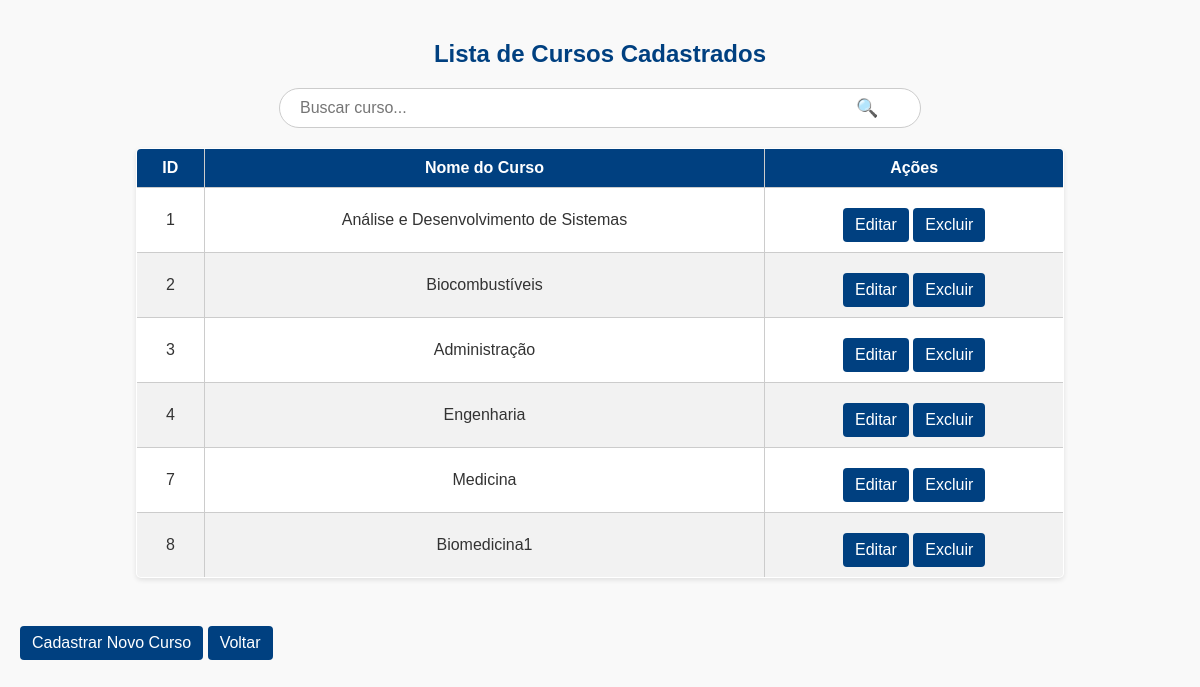
The page /menu_admin/cursos_cadastrados.php on the database its author committed.
### tables this page shows
CREATE TABLE `cursos` (
  `id_curso` int(11) NOT NULL,
  `nome_curso` varchar(100) NOT NULL
);

### menu_admin/cursos_cadastrados.php (the view, shortened to what this page needs)
<?php
$servername = "localhost";
$username = "root";
$password = "";
$dbname = "fatecconecta";
$conn = new mysqli($servername, $username, $password, $dbname);
$sql = "SELECT id_curso, nome_curso FROM cursos";
$result = $conn->query($sql);
?>
<!DOCTYPE html>
<html lang="pt-br">
<head>
    <link rel="stylesheet" href="../css/cursoscadastrados.css">
</head>
<body>
    <h2>Lista de Cursos Cadastrados</h2>
    <div class="search-container">
        <input type="text" id="searchInput" class="search-input" placeholder="Buscar curso..." onkeyup="buscarCurso()">
    </div>
    <table border="1" cellpadding="10">
        <thead>
            <tr>
                <th>ID</th>
                <th>Nome do Curso</th>
                <th>Ações</th>
            </tr>
        </thead>
        <tbody>
            <?php if ($result->num_rows > 0): ?>
                <?php while ($row = $result->fetch_assoc()): ?>
                    <tr>
                        <td><?= $row['id_curso']; ?></td>
                        <td><?= htmlspecialchars($row['nome_curso']); ?></td>
                        <td>
                            <a href="editar_curso.php?id=<?= $row['id_curso']; ?>" class="btn">Editar</a>
                            <a href="excluir_curso.php?id=<?= $row['id_curso']; ?>" class="btn" onclick="return confirm('Deseja realmente excluir este curso?');">Excluir</a>
                        </td>
                    </tr>
                <?php endwhile; ?>
            <?php else: ?>
                <tr><td colspan="3">Nenhum curso cadastrado.</td></tr>
            <?php endif; ?>
        </tbody>
    </table>
    <br>
    <a href="cadastrar_curso.php" class="btn">Cadastrar Novo Curso</a>
    <a href="admin_itens.php" class="btn btn-back">Voltar</a>
</body>
</html>

### css/cursoscadastrados.css (style rules this page uses)
body { font-family: Arial, sans-serif; background-color: #f9f9f9; color: #333; margin: 0; padding: 20px; }
h2 { text-align: center; color: #004080; }
button.btn, a.btn { background-color: #004080; color: white; text-decoration: none; padding: 10px 15px; border-radius: 4px; display: inline-block; margin-top: 10px; text-align: center; }
table { width: 80%; margin: 20px auto; border-collapse: collapse; background: white; border-radius: 5px; overflow: hidden; box-shadow: 0 2px 5px rgba(0, 0, 0, 0.1); }
th, td { padding: 10px; text-align: center; border: 1px solid #ccc; }
th { background-color: #004080; color: white; }
tr:nth-child(even) { background-color: #f2f2f2; }
a { text-decoration: none; color: #004080; }
a.btn { padding: 8px 12px; border-radius: 4px; background-color: #004080; color: white; }
input[type="text"] { font-size: 1em; }

### menu_admin/cursos_cadastrados.php (style rules this page uses)
.search-container { text-align: center; margin: 20px 0; position: relative; }
.search-input { width: 50%; padding: 10px 40px 10px 20px; font-size: 16px; border: 1px solid #ccc; border-radius: 25px; outline: none; transition: border-color 0.3s, box-shadow 0.3s; }
.search-container::after { content: "🔍"; position: absolute; right: 26%; top: 50%; transform: translateY(-50%); font-size: 18px; color: #0a4171; pointer-events: none; }

### rows shown on the page
cursos: id_curso "1", nome_curso "Análise e Desenvolvimento de Sistemas"
cursos: id_curso "2", nome_curso "Biocombustíveis"
cursos: id_curso "3", nome_curso "Administração"
cursos: id_curso "4", nome_curso "Engenharia"
cursos: id_curso "7", nome_curso "Medicina"
cursos: id_curso "8", nome_curso "Biomedicina1"
